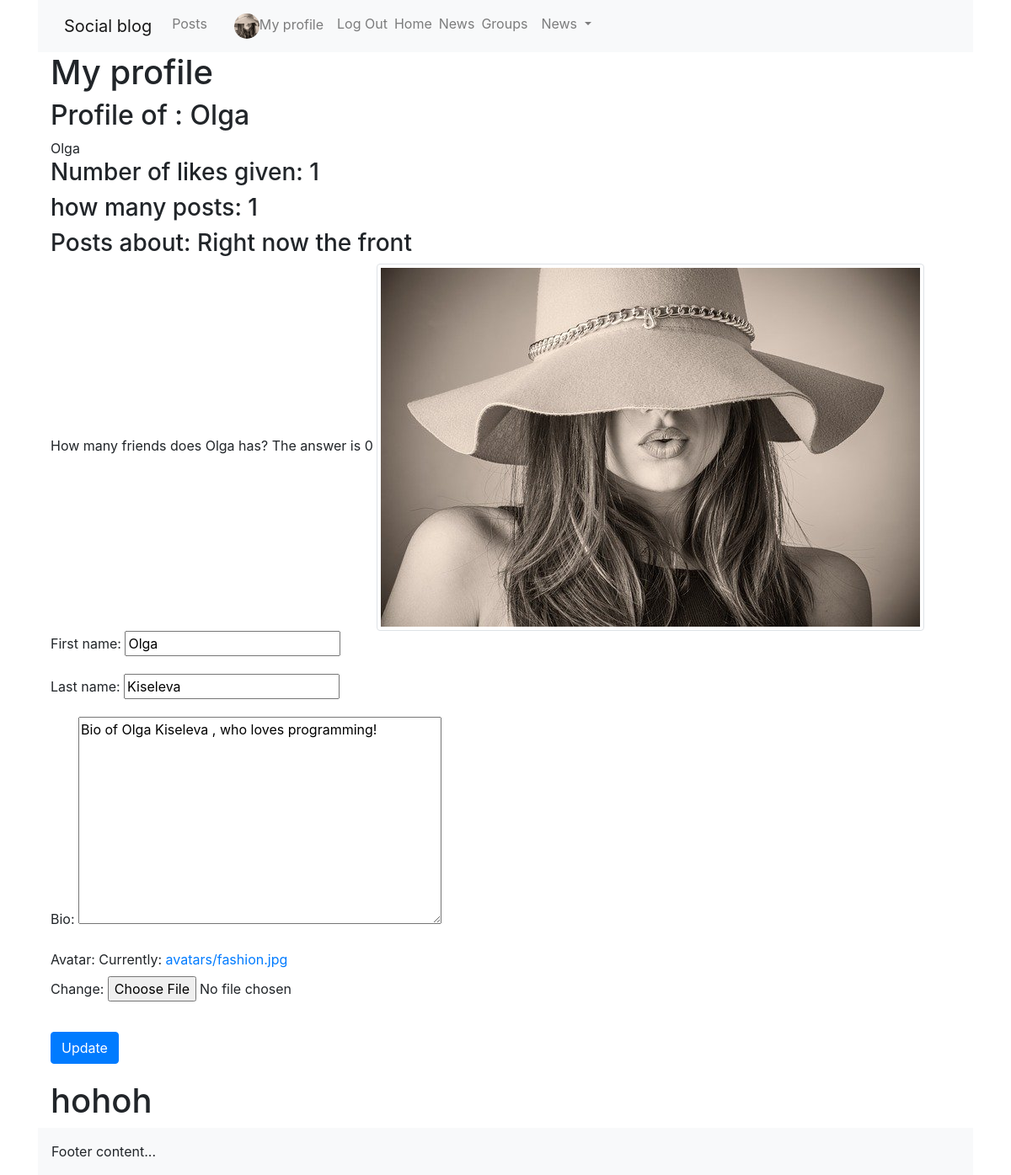
The app's page /profiles/myprofile/ (signed in), older data.
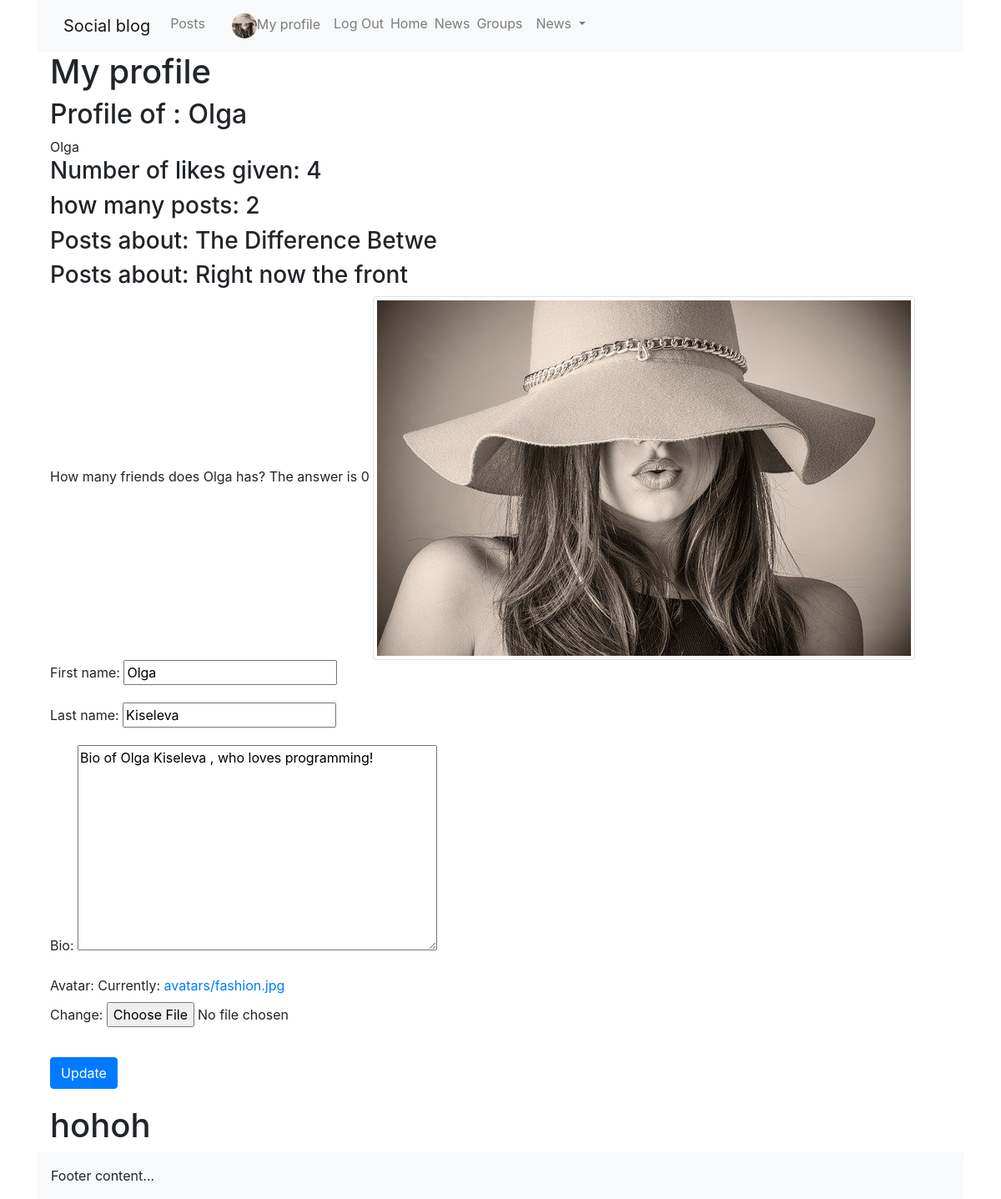
The same page, newer data.
### profiles/models.py (models this page shows, shortened)
class Profile(models.Model):
    first_name = models.CharField(max_length=100, blank=True)
    last_name = models.CharField(max_length=100, blank=True)
    user = models.OneToOneField(User, on_delete=models.CASCADE)
    bio = models.TextField(default='No bio...')
    friends = models.ManyToManyField(User, related_name='friends', blank=True)
    email = models.EmailField(max_length=200, blank=True)
    country = models.CharField(max_length=200,blank=True)
    avatar = models.ImageField(default='avatar.png', upload_to='avatars/')
    slug = models.SlugField(unique=True, blank=True)
    updated = models.DateTimeField(auto_now=True)
    created = models.DateTimeField(auto_now_add=True)
    objects = ProfileManager()
    def __str__(self):
        return f'{self.user.username}'   #-{self.created.strftime("%d-%m-%Y")}
    def get_friends(self):
        return self.friends.all()
    def get_friends_no(self):
        return self.friends.all().count()
    __initial_first_name = None
    __initial_last_name = None
    def __init__(self, *args, **kwargs):
        super().__init__(*args, **kwargs)
        self.__initial_first_name = self.first_name
        self.__initial_last_name = self.last_name
    def get_posts_no(self):
        return self.posts.all().count()
    def get_all_authors_posts(self):
        return self.posts.all()
    def get_likes_given_no(self):
        likes = self.like_set.all()
        total_liked = 0
        for item in likes:
            if item.value == 'Like':
                total_liked += 1
        return total_liked
    class Meta:
        ordering = ['-created',]

### posts/models.py (models this page shows, shortened)
class Like(models.Model):
    user = models.ForeignKey('profiles.Profile', on_delete=models.CASCADE, blank=True, null=True)
    post = models.ForeignKey(Post, on_delete=models.CASCADE)
    value = models.CharField(choices=LIKE_CHOICES, max_length=8)
    created_at = models.DateTimeField(auto_now_add=True)
    updated_date = models.DateTimeField(auto_now=True)

class Post(models.Model):
    content = models.TextField()
    image = models.ImageField(upload_to='posts', validators=[FileExtensionValidator(['png', 'jpg', 'jpeg'])], blank=True)
    liked = models.ManyToManyField('profiles.Profile', blank=True, related_name='likes')
    updated = models.DateTimeField(auto_now=True)
    created = models.DateTimeField(auto_now_add=True)
    author = models.ForeignKey('profiles.Profile', on_delete=models.CASCADE, related_name='posts', null=True)
    group = models.ForeignKey(Group, related_name='posts', null=True, blank=True, on_delete=models.CASCADE)
    def __str__(self):
        return str(self.content[:20])
    class Meta:
        ordering = ('-created',)

### profiles/views.py (the view)
# urls.py: path('myprofile/', views.my_profile, name='my_profile_view'),
@login_required
def my_profile(request):
    profile = Profile.objects.get(user=request.user)
    form = ProfileModelForm(request.POST or None, request.FILES or None, instance=profile)
    confirm = False
    if request.method == 'POST':
        if form.is_valid():
            form.save()
            confirm = True
    context = {'profile': profile, 'form': form, 'confirm': confirm,}
    return render(request, 'profiles/myprofile.html', context)

### profiles/forms.py
class ProfileModelForm(forms.ModelForm):
    class Meta:
        model = Profile
        fields = ('first_name', 'last_name', 'bio', 'avatar')

### profiles/context_processors.py (called while the page is built)
def profile_pic(request):
    if request.user.is_authenticated:
        profile_obj = Profile.objects.get(user=request.user)
        pic = profile_obj.avatar
        return {'picture': pic}
    return {}

def invitations_no_rec(request):
    if request.user.is_authenticated:
        profile_obj = Profile.objects.get(user=request.user)
        qs_count = Relationship.objects.invitations_received(profile_obj).count()
        return {'invitations_no': qs_count}
    return {}

### profiles/models.py (called while the page is built)
    def invitations_received(self, receiver):
        qs = Relationship.objects.filter(receiver=receiver, status='send')
        return qs

### profiles/templates/profiles/myprofile.html (shortened to what this page needs)
<!DOCTYPE html>
{% extends 'base.html' %}
{% block content %}
    <h1>My profile</h1>
    <h2>Profile of : {{profile.user}}</h2>
    {{profile}}<br>
    <h3>Number of likes given: {{profile.get_likes_given_no}}</h3>
    <h3>how many posts: {{profile.get_posts_no}}</h3>
    {% for item in profile.get_all_authors_posts%}
        <h3>Posts about: {{item}}</h3>
    {% endfor %}
    How many friends does {{request.user}} has? The answer is {{profile.get_friends_no}}
    <img src="{{profile.avatar.url}}" class="img-thumbnail">
    <form method="post" enctype="multipart/form-data">
        {{form.as_p}}
        <input type="submit" class="btn btn-primary" value="Update">
    </form>
    {% if request.user in group.members.all %}
        <h1>Ehee</h1>
    {% else %}
        <h1>hohoh</h1>
    {%endif%}
{% endblock %}

Row changes from the older to the newer data that the page shows:
computed for Profile "Olga": get_likes_given_no "1" → "4"; get_posts_no "1" → "2"
added Post: content "The Difference Betwe"
